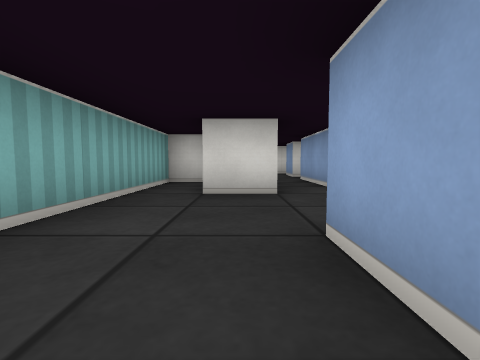
View 1 (above)

13 first-person views from a walk through a cub3D maze. The camera is about half as high as the walls, tilts 4° down and sees 85° across. The floor is counted in squares. Each view is taken from the middle of a square. On the plan, view 1 faces up. The plan holds only what a view shows up to about 9 squares ahead; the rest is blank.

View 2
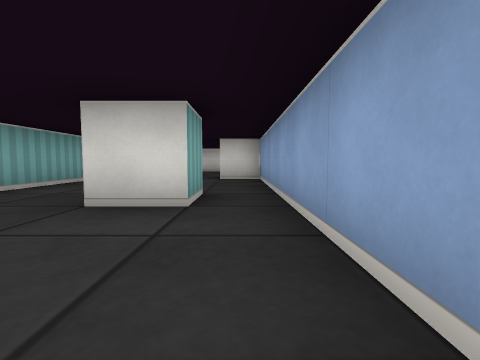

View 3
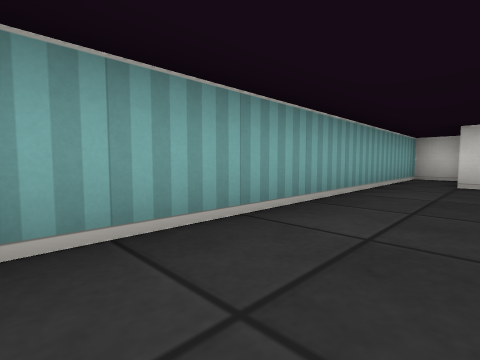

View 4
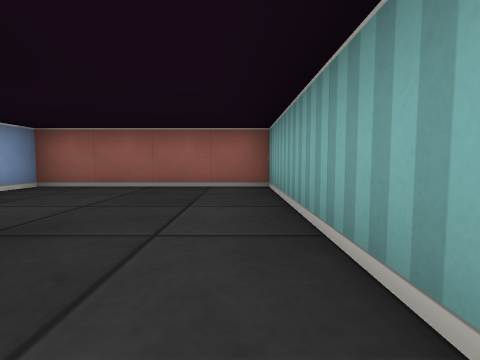

View 5
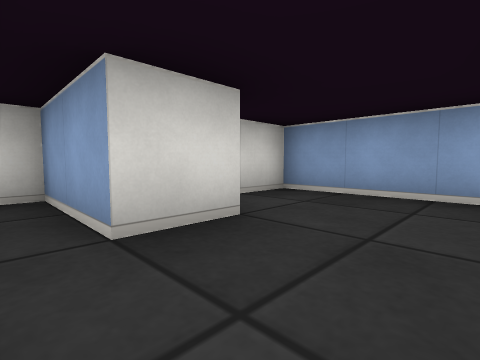

View 6
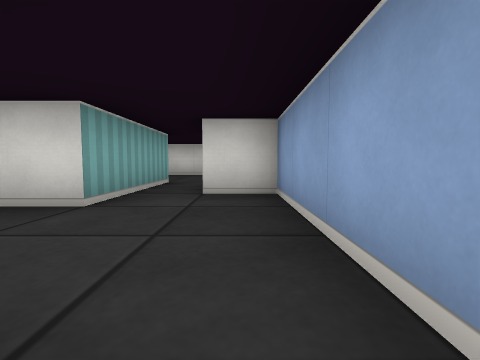

View 7
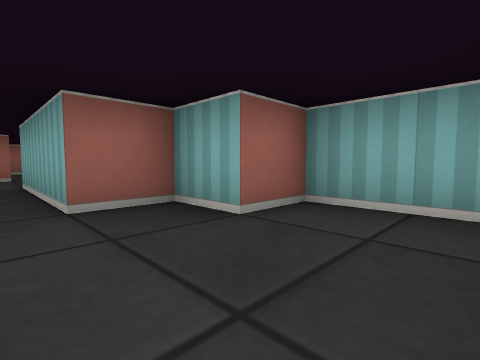

View 8
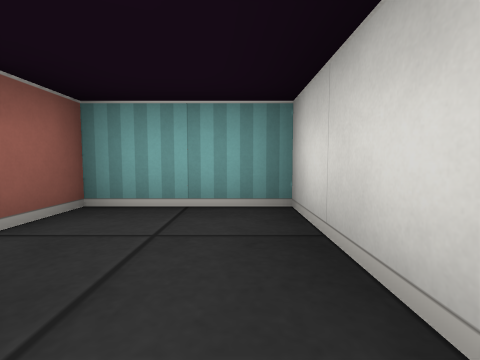

View 9
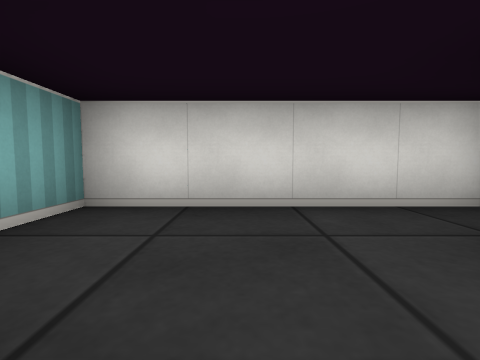

View 10
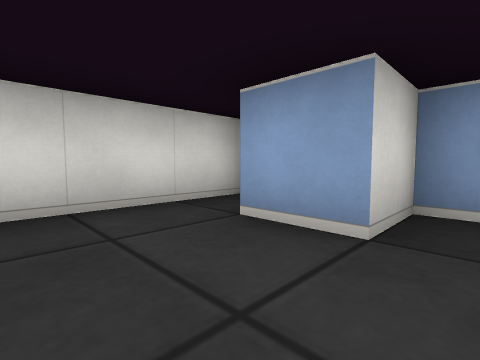

View 11
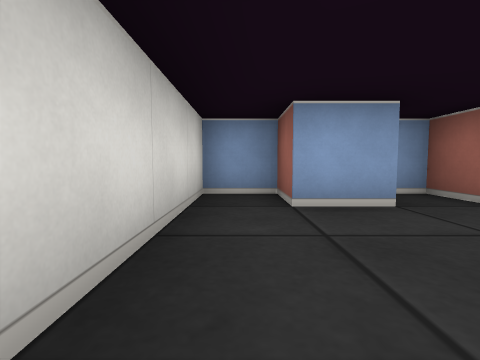

View 12
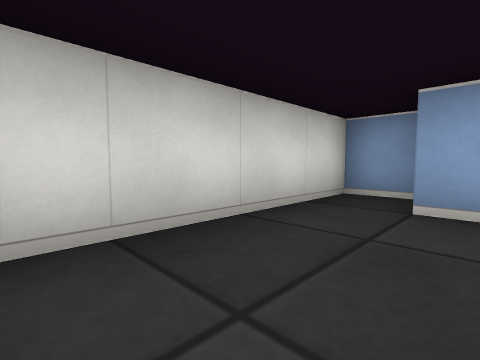

View 13
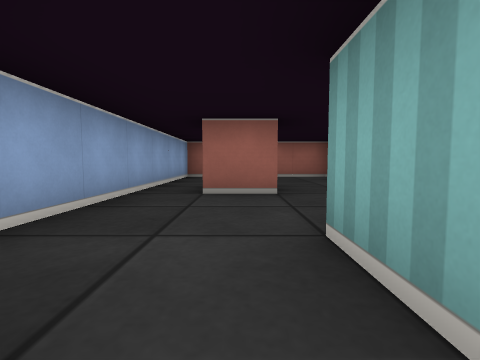

### Floor plan
Ten units are one square. View 1 is at (0, 0); x grows to the right and y downward. Boxes are objects, and circles mark ways between rooms. Rooms are numbered by the first view taken in them; rooms with no view inside come last. Other rooms are left out.
<svg viewBox="-20 -100 50 130">
<path fill="none" stroke="#000" d="M5 -5 5 -15 15 -15 15 -5 5 -5M5 -45 5 -35 -5 -35 -5 -55 -15 -55 -15 25 25 25 25 -45 15 -45M15 -45 15 -65 25 -65 25 -75 15 -75 15 -85 25 -85 25 -95 -15 -95 -15 -75 -5 -75 -5 -65 5 -65 5 -45"/>
<circle cx="10" cy="-40" r="3" fill="#2a7"/>
<text x="0" y="-10">1</text>
<text x="10" y="-80">2</text>
</svg>
Room 1 opens to room 2.

Where each view was taken, in squares from view 1:
view 1: 0 up, 0 right, facing up
view 2: 2 down, 2 right, facing up
view 3: 2 down, 0 right, facing up-left
view 4: 2 up, 1 left, facing down
view 5: 2 up, 1 left, facing up-right
view 6: 1 up, 2 right, facing up
view 7: 9 up, 1 right, facing down-left
view 8: 9 up, 1 right, facing left
view 9: 7 up, 0 right, facing up
view 10: 7 up, 0 right, facing up-right
view 11: 9 up, 1 left, facing right
view 12: 8 up, 1 left, facing up-right
view 13: 5 up, 1 right, facing down
